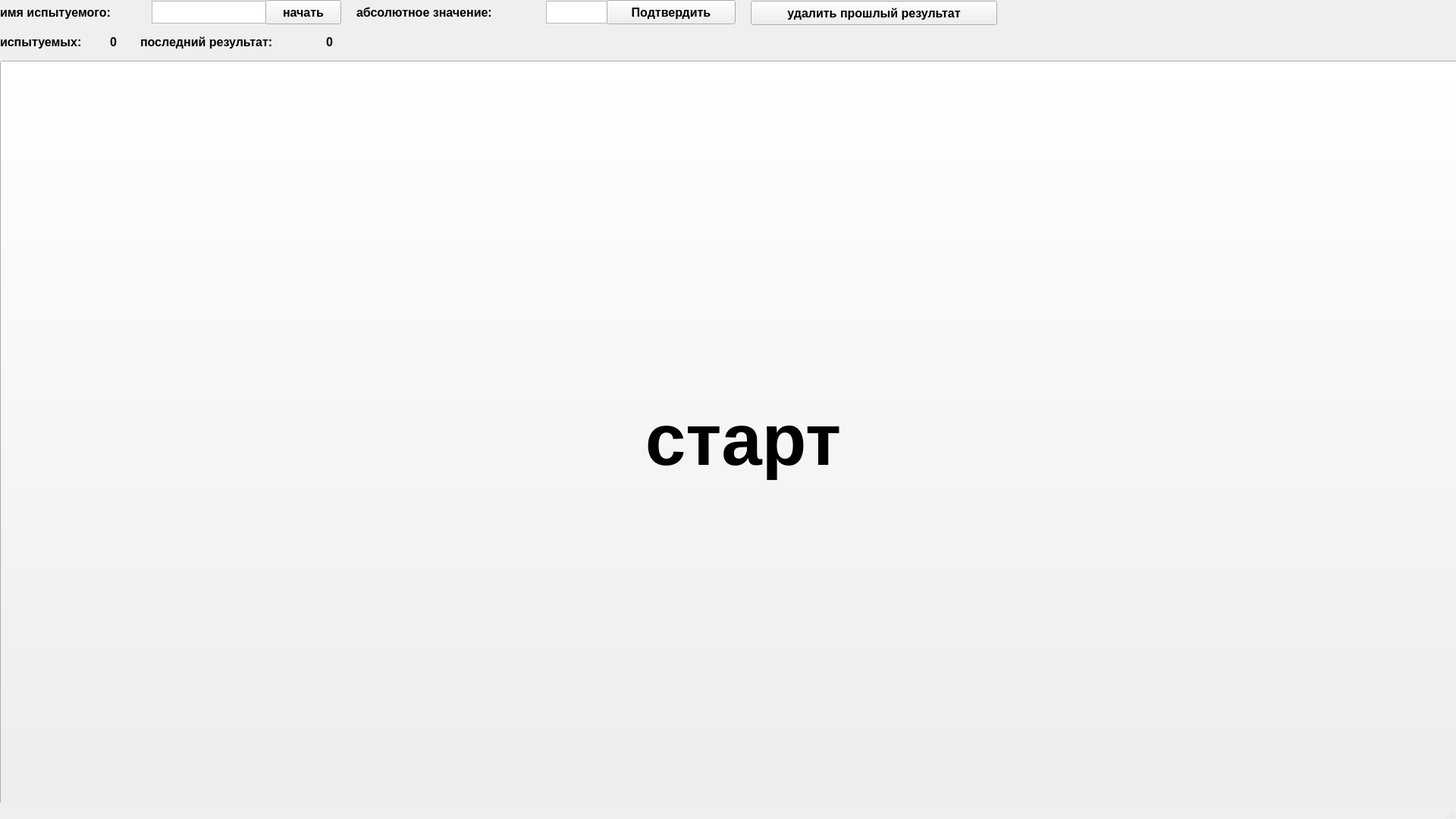
<?xml version="1.0" encoding="UTF-8"?>
<ui version="4.0">
 <class>MainWindow</class>
 <widget class="QMainWindow" name="MainWindow">
  <property name="geometry">
   <rect>
    <x>0</x>
    <y>0</y>
    <width>1920</width>
    <height>1080</height>
   </rect>
  </property>
  <property name="windowTitle">
   <string>MainWindow</string>
  </property>
  <widget class="QWidget" name="centralwidget">
   <widget class="QLabel" name="label">
    <property name="geometry">
     <rect>
      <x>0</x>
      <y>1</y>
      <width>200</width>
      <height>30</height>
     </rect>
    </property>
    <property name="font">
     <font>
      <pointsize>12</pointsize>
      <weight>75</weight>
      <bold>true</bold>
     </font>
    </property>
    <property name="text">
     <string>имя испытуемого:</string>
    </property>
   </widget>
   <widget class="QLabel" name="label_3">
    <property name="geometry">
     <rect>
      <x>0</x>
      <y>40</y>
      <width>140</width>
      <height>30</height>
     </rect>
    </property>
    <property name="font">
     <font>
      <pointsize>12</pointsize>
      <weight>75</weight>
      <bold>true</bold>
     </font>
    </property>
    <property name="text">
     <string>испытуемых:</string>
    </property>
   </widget>
   <widget class="QLabel" name="label_4">
    <property name="geometry">
     <rect>
      <x>145</x>
      <y>40</y>
      <width>30</width>
      <height>30</height>
     </rect>
    </property>
    <property name="font">
     <font>
      <pointsize>12</pointsize>
      <weight>75</weight>
      <bold>true</bold>
     </font>
    </property>
    <property name="text">
     <string>0</string>
    </property>
   </widget>
   <widget class="QLabel" name="label_5">
    <property name="geometry">
     <rect>
      <x>185</x>
      <y>40</y>
      <width>230</width>
      <height>30</height>
     </rect>
    </property>
    <property name="font">
     <font>
      <pointsize>12</pointsize>
      <weight>75</weight>
      <bold>true</bold>
     </font>
    </property>
    <property name="text">
     <string>последний результат:</string>
    </property>
   </widget>
   <widget class="QLabel" name="label_6">
    <property name="geometry">
     <rect>
      <x>430</x>
      <y>40</y>
      <width>400</width>
      <height>30</height>
     </rect>
    </property>
    <property name="font">
     <font>
      <pointsize>12</pointsize>
      <weight>75</weight>
      <bold>true</bold>
     </font>
    </property>
    <property name="text">
     <string>0</string>
    </property>
   </widget>
   <widget class="QPlainTextEdit" name="plainTextEdit">
    <property name="geometry">
     <rect>
      <x>200</x>
      <y>1</y>
      <width>175</width>
      <height>30</height>
     </rect>
    </property>
    <property name="font">
     <font>
      <pointsize>12</pointsize>
      <weight>75</weight>
      <bold>true</bold>
     </font>
    </property>
   </widget>
   <widget class="QPlainTextEdit" name="plainTextEdit_2">
    <property name="geometry">
     <rect>
      <x>720</x>
      <y>1</y>
      <width>100</width>
      <height>30</height>
     </rect>
    </property>
   </widget>
   <widget class="QPushButton" name="pushButton">
    <property name="geometry">
     <rect>
      <x>350</x>
      <y>0</y>
      <width>100</width>
      <height>32</height>
     </rect>
    </property>
    <property name="font">
     <font>
      <pointsize>12</pointsize>
      <weight>75</weight>
      <bold>true</bold>
     </font>
    </property>
    <property name="text">
     <string>начать</string>
    </property>
   </widget>
   <widget class="QPushButton" name="pushButton_3">
    <property name="geometry">
     <rect>
      <x>990</x>
      <y>1</y>
      <width>325</width>
      <height>32</height>
     </rect>
    </property>
    <property name="font">
     <font>
      <pointsize>12</pointsize>
      <weight>75</weight>
      <bold>true</bold>
     </font>
    </property>
    <property name="text">
     <string>удалить прошлый результат</string>
    </property>
   </widget>
   <widget class="QPushButton" name="pushButton_2">
    <property name="geometry">
     <rect>
      <x>800</x>
      <y>0</y>
      <width>170</width>
      <height>32</height>
     </rect>
    </property>
    <property name="font">
     <font>
      <pointsize>12</pointsize>
      <weight>75</weight>
      <bold>true</bold>
     </font>
    </property>
    <property name="text">
     <string>Подтвердить</string>
    </property>
   </widget>
   <widget class="QLabel" name="label_2">
    <property name="geometry">
     <rect>
      <x>470</x>
      <y>1</y>
      <width>250</width>
      <height>30</height>
     </rect>
    </property>
    <property name="font">
     <font>
      <pointsize>12</pointsize>
      <weight>75</weight>
      <bold>true</bold>
     </font>
    </property>
    <property name="text">
     <string>абсолютное значение:</string>
    </property>
   </widget>
   <widget class="QPushButton" name="pushButton_4">
    <property name="geometry">
     <rect>
      <x>0</x>
      <y>80</y>
      <width>1960</width>
      <height>1000</height>
     </rect>
    </property>
    <property name="font">
     <font>
      <pointsize>72</pointsize>
      <weight>75</weight>
      <bold>true</bold>
     </font>
    </property>
    <property name="text">
     <string>старт</string>
    </property>
   </widget>
  </widget>
  <widget class="QMenuBar" name="menubar">
   <property name="geometry">
    <rect>
     <x>0</x>
     <y>0</y>
     <width>1920</width>
     <height>26</height>
    </rect>
   </property>
  </widget>
  <widget class="QStatusBar" name="statusbar"/>
 </widget>
 <resources/>
 <connections/>
</ui>
